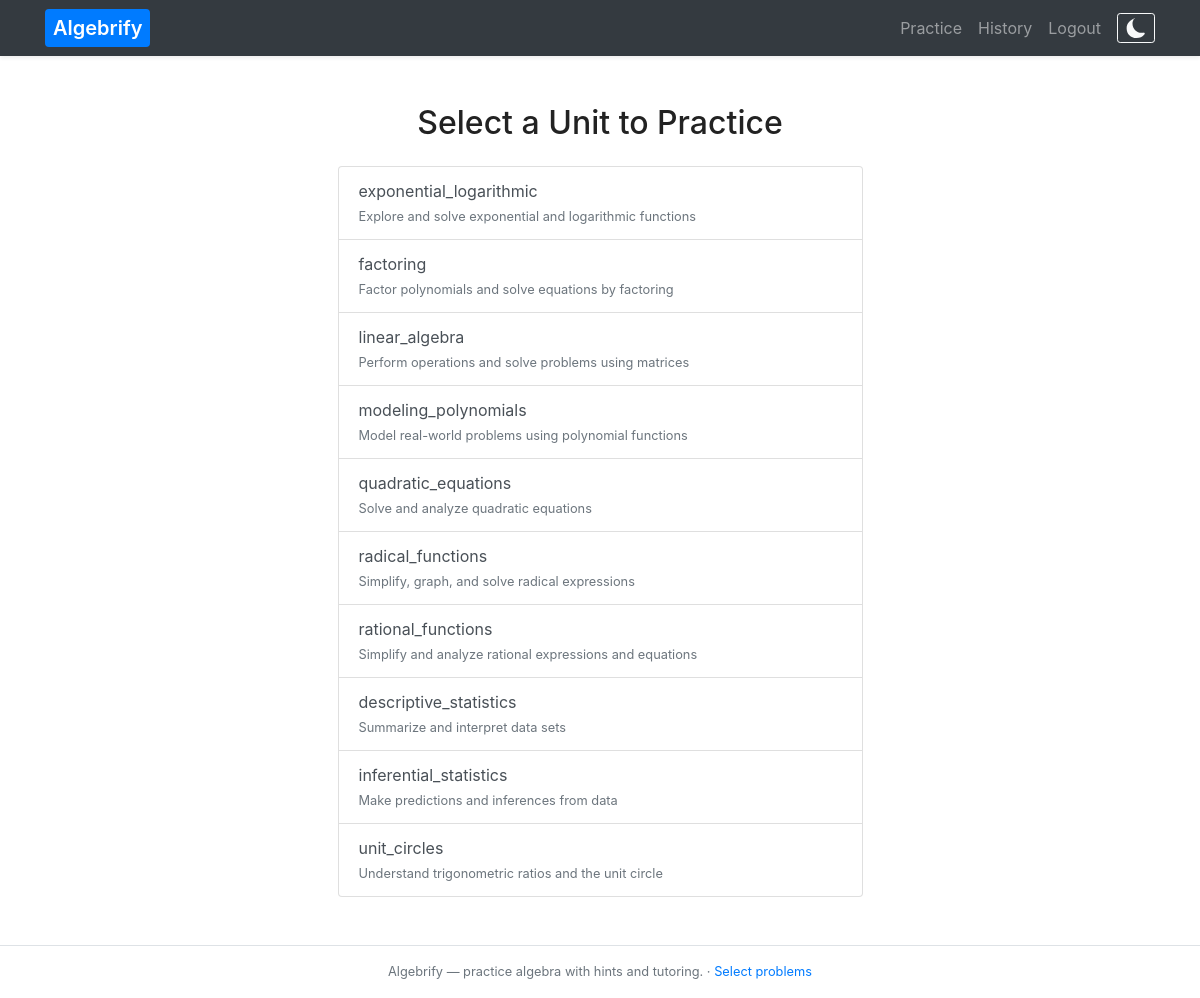
Page /select (signed in) on the committed database.
### tables this page shows
CREATE TABLE problem_types (
    id INTEGER PRIMARY KEY AUTOINCREMENT,
    unit TEXT NOT NULL,
    type TEXT NOT NULL,
    description TEXT
);

### app.py (the view)
@app.route('/select')
def select():
    if "user_id" not in session:
        return redirect('/login')
    types = db.execute(
        "SELECT type, description FROM problem_types ORDER BY unit, type ASC"
    )
    return render_template('select.html', types=types)

### templates/select.html (shortened to what this page needs)
{% extends "layout.html" %}
{% block main %}
<div class="container mt-5">
<h2 class="text-center mb-4">Select a Unit to Practice</h2>
<div class="row justify-content-center">
    <div class="col-md-6">
        {% if types %}
            <div class="list-group">
                {% for t in types %}
                    <a href="/practice?problem_type={{ t.type }}" class="list-group-item list-group-item-action">
                        {{ t.type }}
                        <br>
                        <small class="text-muted">{{ t.description or '' }}</small>
                    </a>
                {% endfor %}
                </div>
        {% else %}
            <p class="text-center">No problem types found for this unit.</p>
        {% endif %}
    </div>
</div>
</div>
{% endblock %}

### templates/layout.html (shortened to what this page needs)
<!DOCTYPE html>
<html lang="en">
<head>
    <link rel="stylesheet" href="https://stackpath.bootstrapcdn.com/bootstrap/4.5.2/css/bootstrap.min.css">
    <link rel="stylesheet" href="{{ url_for('static', filename='style.css') }}">
</head>
<body>
    <nav class="navbar navbar-expand-lg navbar-dark bg-dark shadow-sm">
        <div class="container">
            <a class="navbar-brand px-2 rounded bg-primary text-white" href="/">Algebrify</a>
            <div class="collapse navbar-collapse" id="navbarNav">
                <ul class="navbar-nav ml-auto align-items-center">
                    {% if session.get('user_id') %}
                    <li class="nav-item"><a class="nav-link" href="/practice">Practice</a></li>
                    <li class="nav-item"><a class="nav-link" href="/history">History</a></li>
                    <li class="nav-item"><a class="nav-link" href="/logout">Logout</a></li>
                    {% else %}
                    <li class="nav-item"><a class="nav-link" href="/login">Login</a></li>
                    <li class="nav-item"><a class="nav-link" href="/register">Register</a></li>
                    {% endif %}
                    <li class="nav-item ml-2">
                        <button id="theme-toggle" class="btn btn-sm btn-outline-light d-flex align-items-center" onclick="toggleTheme()"
                            aria-pressed="false" aria-label="Toggle theme">
                        </button>
                    </li>
                </ul>
            </div>
        </div>
    </nav>
    <main class="container my-5">
        {% block main %}{% endblock %}
    </main>
    <footer class="text-center py-3 small text-muted border-top">
        <div class="container">
            Algebrify — practice algebra with hints and tutoring. &middot;
            <a href="/select">Select problems</a>
        </div>
    </footer>
</body>
</html>

### static/style.css (style rules this page uses)
:root { --bg: #ffffff; --text: #222; --muted: #6c757d; --card-bg: #ffffff; --brand: #007bff; }
body { background: var(--bg); color: var(--text); font-family: -apple-system, BlinkMacSystemFont, "Segoe UI", Roboto, "Helvetica Neue", Arial; }
.navbar-brand { font-weight: 600; padding: 4px 8px; }
footer .container { max-width: 980px; }
html, body, .container, .card, .form-control { transition: background-color 150ms linear, color 150ms linear, border-color 150ms linear; }
#theme-toggle svg, #theme-toggle svg * { width: 20px; height: 20px; vertical-align: middle; color: inherit; }
html:not(.theme-dark) #moon-icon { display: inline-block; }

### rows in the picture
problem_types: type "exponential_logarithmic", description "Explore and solve exponential and logarithmic functions"
problem_types: type "factoring", description "Factor polynomials and solve equations by factoring"
problem_types: type "linear_algebra", description "Perform operations and solve problems using matrices"
problem_types: type "modeling_polynomials", description "Model real-world problems using polynomial functions"
problem_types: type "quadratic_equations", description "Solve and analyze quadratic equations"
problem_types: type "radical_functions", description "Simplify, graph, and solve radical expressions"
problem_types: type "rational_functions", description "Simplify and analyze rational expressions and equations"
problem_types: type "descriptive_statistics", description "Summarize and interpret data sets"
problem_types: type "inferential_statistics", description "Make predictions and inferences from data"
problem_types: type "unit_circles", description "Understand trigonometric ratios and the unit circle"
